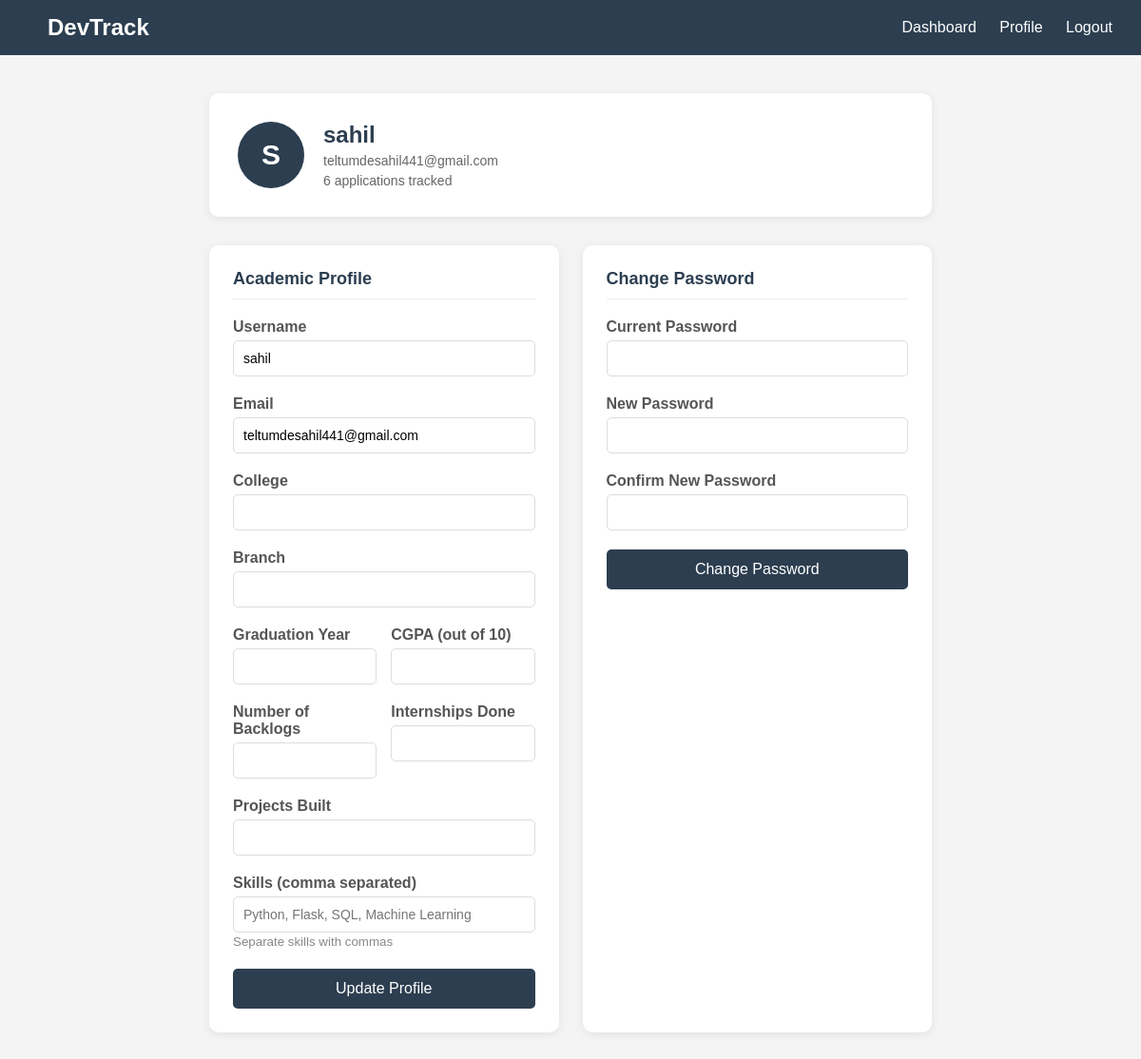
The app's page /profile (signed in) with its own data.
### app/models.py (models this page shows, shortened)
class User(db.Model, UserMixin):
    id = db.Column(db.Integer, primary_key=True)
    username = db.Column(db.String(80), unique=True, nullable=False)
    email = db.Column(db.String(120), unique=True, nullable=False)
    password = db.Column(db.String(200), nullable=False)
    api_token = db.Column(db.String(64), nullable=True)
    cgpa = db.Column(db.Float, nullable=True)
    backlogs = db.Column(db.Integer, default=0)
    college = db.Column(db.String(100), nullable=True)
    graduation_year = db.Column(db.Integer, nullable=True)
    branch = db.Column(db.String(50), nullable=True)
    internship_count = db.Column(db.Integer, default=0)
    project_count = db.Column(db.Integer, default=0)
    skills = db.Column(db.Text, nullable=True)
    applications = db.relationship('Application', backref='applicant', lazy=True)

### app/main/routes.py (the view, shortened to what this page needs)
@main.route('/profile', methods=['GET', 'POST'])
@login_required
def profile():
    profile_form = UpdateProfileForm()
    password_form = ChangePasswordForm()
    if request.method == 'GET':
        profile_form.username.data = current_user.username
        profile_form.email.data = current_user.email
        profile_form.college.data = current_user.college
        profile_form.branch.data = current_user.branch
        profile_form.graduation_year.data = current_user.graduation_year
        profile_form.cgpa.data = current_user.cgpa
        profile_form.backlogs.data = current_user.backlogs
        profile_form.internship_count.data = current_user.internship_count
        profile_form.project_count.data = current_user.project_count
        profile_form.skills.data = current_user.skills
    total_apps = Application.query.filter_by(user_id=current_user.id).count()
    return render_template('main/profile.html',
        title='Profile',
        profile_form=profile_form,
        password_form=password_form,
        total_apps=total_apps
    )

### app/main/forms.py (shortened to what this page needs)
class UpdateProfileForm(FlaskForm):
    username = StringField('Username', validators=[
        DataRequired(),
        Length(min=3, max=20)
    ])
    email = StringField('Email', validators=[
        DataRequired(),
        Email()
    ])
    college = StringField('College', validators=[Optional(), Length(max=100)])
    branch = StringField('Branch', validators=[Optional(), Length(max=50)])
    graduation_year = IntegerField('Graduation Year', validators=[Optional()])
    cgpa = FloatField('CGPA (out of 10)', validators=[
        Optional(),
        NumberRange(min=0, max=10, message='CGPA must be between 0 and 10')
    ])
    backlogs = IntegerField('Number of Backlogs', validators=[
        Optional(),
        NumberRange(min=0, message='Cannot be negative')
    ])
    internship_count = IntegerField('Internships Done', validators=[Optional()])
    project_count = IntegerField('Projects Built', validators=[Optional()])
    skills = StringField('Skills (comma separated)', validators=[Optional(), Length(max=500)])
    submit = SubmitField('Update Profile')

class ChangePasswordForm(FlaskForm):
    current_password = PasswordField('Current Password', validators=[DataRequired()])
    new_password = PasswordField('New Password', validators=[
        DataRequired(),
        Length(min=6)
    ])
    confirm_password = PasswordField('Confirm New Password', validators=[
        DataRequired(),
        EqualTo('new_password')
    ])
    submit = SubmitField('Change Password')

### app/__init__.py (called while the page is built)
@login_manager.user_loader
def load_user(user_id):
    from app.models import User
    return User.query.get(int(user_id))

### app/templates/main/profile.html (shortened to what this page needs)
{% extends "base.html" %}
{% block content %}
<div class="profile-page">
    <div class="profile-header">
        <div class="profile-avatar">
            {{ current_user.username[0].upper() }}
        </div>
        <div>
            <h2>{{ current_user.username }}</h2>
            <p>{{ current_user.email }}</p>
            <p class="profile-stat">{{ total_apps }} applications tracked</p>
        </div>
    </div>
    <div class="profile-forms">
        <div class="profile-card">
            <h3>Academic Profile</h3>
            <form method="POST" action="">
                <div class="form-group">
                    {{ profile_form.username.label }}
                    {{ profile_form.username(class="form-input") }}
                </div>
                <div class="form-group">
                    {{ profile_form.email.label }}
                    {{ profile_form.email(class="form-input") }}
                </div>
                <div class="form-group">
                    {{ profile_form.college.label }}
                    {{ profile_form.college(class="form-input") }}
                </div>
                <div class="form-group">
                    {{ profile_form.branch.label }}
                    {{ profile_form.branch(class="form-input") }}
                </div>
                <div class="form-row">
                    <div class="form-group">
                        {{ profile_form.graduation_year.label }}
                        {{ profile_form.graduation_year(class="form-input") }}
                    </div>
                    <div class="form-group">
                        {{ profile_form.cgpa.label }}
                        {{ profile_form.cgpa(class="form-input", step="0.01") }}
                    </div>
                </div>
                <div class="form-row">
                    <div class="form-group">
                        {{ profile_form.backlogs.label }}
                        {{ profile_form.backlogs(class="form-input") }}
                    </div>
                    <div class="form-group">
                        {{ profile_form.internship_count.label }}
                        {{ profile_form.internship_count(class="form-input") }}
                    </div>
                </div>
                <div class="form-group">
                    {{ profile_form.project_count.label }}
                    {{ profile_form.project_count(class="form-input") }}
                </div>
                <div class="form-group">
                    {{ profile_form.skills.label }}
                    {{ profile_form.skills(class="form-input", placeholder="Python, Flask, SQL, Machine Learning") }}
                    <small style="color:#888">Separate skills with commas</small>
                </div>
                <button type="submit" class="btn">Update Profile</button>
            </form>
        </div>
        <div class="profile-card">
            <h3>Change Password</h3>
            <form method="POST" action="">
                <div class="form-group">
                    {{ password_form.current_password.label }}
                    {{ password_form.current_password(class="form-input") }}
                </div>
                <div class="form-group">
                    {{ password_form.new_password.label }}
                    {{ password_form.new_password(class="form-input") }}
                </div>
                <div class="form-group">
                    {{ password_form.confirm_password.label }}
                    {{ password_form.confirm_password(class="form-input") }}
                </div>
                <button type="submit" class="btn">Change Password</button>
            </form>
        </div>
    </div>
</div>
{% endblock %}

### app/static/style.css (style rules this page uses)
* { margin: 0; padding: 0; box-sizing: border-box; font-family: Arial, sans-serif; }
body { background-color: #f4f4f4; color: #333; }
.form-group { margin-bottom: 20px; }
.form-group label { display: block; margin-bottom: 5px; font-weight: bold; color: #555; }
.form-input { width: 100%; padding: 10px; border: 1px solid #ddd; border-radius: 5px; font-size: 14px; }
.btn { width: 100%; padding: 12px; background-color: #2c3e50; color: white; border: none; border-radius: 5px; font-size: 16px; cursor: pointer; }
.btn { display: inline-block; padding: 12px 25px; background-color: #2c3e50; color: white; border: none; border-radius: 5px; font-size: 16px; cursor: pointer; text-decoration: none; }
.profile-page { max-width: 800px; margin: 40px auto; padding: 0 20px; }
.profile-header { display: flex; align-items: center; gap: 20px; background: white; padding: 30px; border-radius: 10px; margin-bottom: 30px; box-shadow: 0 2px 10px rgba(0,0,0,0.08); }
.profile-avatar { width: 70px; height: 70px; background: #2c3e50; color: white; border-radius: 50%; display: flex; align-items: center; justify-content: center; font-size: 30px; font-weight: bold; flex-shrink: 0; }
.profile-header h2 { font-size: 24px; color: #2c3e50; margin-bottom: 5px; }
.profile-header p { color: #666; font-size: 14px; }
.profile-stat { margin-top: 5px; color: #888; font-size: 13px; }
.profile-forms { display: grid; grid-template-columns: 1fr 1fr; gap: 25px; }
.profile-card { background: white; padding: 25px; border-radius: 10px; box-shadow: 0 2px 10px rgba(0,0,0,0.08); }
.profile-card h3 { font-size: 18px; color: #2c3e50; margin-bottom: 20px; padding-bottom: 10px; border-bottom: 1px solid #eee; }
.form-row { display: grid; grid-template-columns: 1fr 1fr; gap: 15px; }

### records on screen
User: username "S", username "sahil", email "teltumdesahil441@gmail.com"

### other values on screen
{{ total_apps }} "6"
{{ profile_form.username.label }} "Username"
{{ profile_form.email.label }} "Email"
{{ profile_form.college.label }} "College"
{{ profile_form.branch.label }} "Branch"
{{ profile_form.graduation_year.label }} "Graduation Year"
{{ profile_form.cgpa.label }} "CGPA (out of 10)"
{{ profile_form.backlogs.label }} "Number of Backlogs"
{{ profile_form.internship_count.label }} "Internships Done"
{{ profile_form.project_count.label }} "Projects Built"
{{ profile_form.skills.label }} "Skills (comma separated)"
{{ password_form.current_password.label }} "Current Password"
{{ password_form.new_password.label }} "New Password"
{{ password_form.confirm_password.label }} "Confirm New Password"
